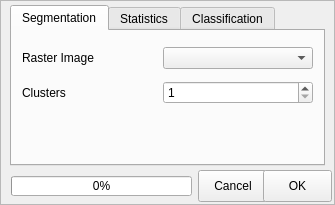
<?xml version="1.0" encoding="UTF-8"?>
<ui version="4.0">
 <class>AnalysisWidget</class>
 <widget class="QFrame" name="AnalysisWidget">
  <property name="geometry">
   <rect>
    <x>0</x>
    <y>0</y>
    <width>335</width>
    <height>205</height>
   </rect>
  </property>
  <property name="minimumSize">
   <size>
    <width>0</width>
    <height>0</height>
   </size>
  </property>
  <property name="windowTitle">
   <string>Frame</string>
  </property>
  <property name="frameShape">
   <enum>QFrame::StyledPanel</enum>
  </property>
  <property name="frameShadow">
   <enum>QFrame::Raised</enum>
  </property>
  <widget class="QTabWidget" name="tabWidget">
   <property name="geometry">
    <rect>
     <x>10</x>
     <y>5</y>
     <width>315</width>
     <height>161</height>
    </rect>
   </property>
   <property name="tabPosition">
    <enum>QTabWidget::North</enum>
   </property>
   <property name="tabShape">
    <enum>QTabWidget::Rounded</enum>
   </property>
   <property name="currentIndex">
    <number>0</number>
   </property>
   <property name="usesScrollButtons">
    <bool>true</bool>
   </property>
   <property name="documentMode">
    <bool>false</bool>
   </property>
   <property name="tabsClosable">
    <bool>false</bool>
   </property>
   <property name="movable">
    <bool>false</bool>
   </property>
   <widget class="QWidget" name="tab_segm">
    <attribute name="title">
     <string>Segmentation</string>
    </attribute>
    <widget class="QWidget" name="layoutWidget">
     <property name="geometry">
      <rect>
       <x>10</x>
       <y>10</y>
       <width>291</width>
       <height>71</height>
      </rect>
     </property>
     <layout class="QGridLayout" name="gridLayout_3" rowminimumheight="0,0" columnminimumwidth="0,150">
      <item row="0" column="0">
       <widget class="QLabel" name="label">
        <property name="text">
         <string>Raster Image</string>
        </property>
       </widget>
      </item>
      <item row="0" column="1">
       <widget class="QComboBox" name="segm_raster_ipt"/>
      </item>
      <item row="1" column="0">
       <widget class="QLabel" name="label_2">
        <property name="text">
         <string>Clusters</string>
        </property>
       </widget>
      </item>
      <item row="1" column="1">
       <widget class="QSpinBox" name="segm_clusters_ipt">
        <property name="minimum">
         <number>1</number>
        </property>
        <property name="maximum">
         <number>9999</number>
        </property>
       </widget>
      </item>
     </layout>
    </widget>
   </widget>
   <widget class="QWidget" name="tab_stats">
    <attribute name="title">
     <string>Statistics</string>
    </attribute>
    <widget class="QWidget" name="layoutWidget_5">
     <property name="geometry">
      <rect>
       <x>10</x>
       <y>10</y>
       <width>291</width>
       <height>71</height>
      </rect>
     </property>
     <layout class="QGridLayout" name="gridLayout_4" columnminimumwidth="0,150">
      <item row="1" column="1">
       <widget class="QComboBox" name="stats_segm_ipt"/>
      </item>
      <item row="0" column="0">
       <widget class="QLabel" name="input_label">
        <property name="text">
         <string>Raster Image</string>
        </property>
       </widget>
      </item>
      <item row="1" column="0">
       <widget class="QLabel" name="segm_label_2">
        <property name="text">
         <string>Segmented Image</string>
        </property>
       </widget>
      </item>
      <item row="0" column="1">
       <widget class="QComboBox" name="stats_raster_ipt"/>
      </item>
     </layout>
    </widget>
   </widget>
   <widget class="QWidget" name="tab_class">
    <attribute name="title">
     <string>Classification</string>
    </attribute>
    <widget class="QTabWidget" name="tabWidgetClf">
     <property name="geometry">
      <rect>
       <x>5</x>
       <y>0</y>
       <width>300</width>
       <height>125</height>
      </rect>
     </property>
     <property name="styleSheet">
      <string notr="true"/>
     </property>
     <property name="tabPosition">
      <enum>QTabWidget::South</enum>
     </property>
     <property name="currentIndex">
      <number>0</number>
     </property>
     <widget class="QWidget" name="tab_class_ipt">
      <attribute name="title">
       <string>Inputs</string>
      </attribute>
      <widget class="QLabel" name="roi_class_field_label">
       <property name="geometry">
        <rect>
         <x>8</x>
         <y>65</y>
         <width>94</width>
         <height>26</height>
        </rect>
       </property>
       <property name="text">
        <string>ROI Class Field</string>
       </property>
      </widget>
      <widget class="QComboBox" name="class_roi_ipt">
       <property name="geometry">
        <rect>
         <x>140</x>
         <y>35</y>
         <width>150</width>
         <height>26</height>
        </rect>
       </property>
      </widget>
      <widget class="QComboBox" name="class_roi_field">
       <property name="geometry">
        <rect>
         <x>140</x>
         <y>65</y>
         <width>150</width>
         <height>26</height>
        </rect>
       </property>
      </widget>
      <widget class="QComboBox" name="class_segm_ipt">
       <property name="geometry">
        <rect>
         <x>140</x>
         <y>5</y>
         <width>150</width>
         <height>26</height>
        </rect>
       </property>
      </widget>
      <widget class="QLabel" name="roi_label">
       <property name="geometry">
        <rect>
         <x>8</x>
         <y>35</y>
         <width>60</width>
         <height>26</height>
        </rect>
       </property>
       <property name="text">
        <string>ROI Layer</string>
       </property>
      </widget>
      <widget class="QLabel" name="segm_label">
       <property name="geometry">
        <rect>
         <x>8</x>
         <y>5</y>
         <width>113</width>
         <height>26</height>
        </rect>
       </property>
       <property name="text">
        <string>Segmented Image</string>
       </property>
      </widget>
     </widget>
     <widget class="QWidget" name="tab_class_svm">
      <attribute name="title">
       <string>SVM Settings</string>
      </attribute>
      <widget class="QGroupBox" name="groupBox">
       <property name="geometry">
        <rect>
         <x>170</x>
         <y>0</y>
         <width>111</width>
         <height>81</height>
        </rect>
       </property>
       <property name="font">
        <font>
         <pointsize>11</pointsize>
        </font>
       </property>
       <property name="title">
        <string>Kernel Settings</string>
       </property>
       <property name="flat">
        <bool>true</bool>
       </property>
       <property name="checkable">
        <bool>false</bool>
       </property>
       <widget class="QLabel" name="kgamma_label">
        <property name="geometry">
         <rect>
          <x>3</x>
          <y>20</y>
          <width>41</width>
          <height>20</height>
         </rect>
        </property>
        <property name="font">
         <font>
          <pointsize>11</pointsize>
         </font>
        </property>
        <property name="text">
         <string>Gamma</string>
        </property>
       </widget>
       <widget class="QDoubleSpinBox" name="svm_kgamma_ipt">
        <property name="geometry">
         <rect>
          <x>65</x>
          <y>20</y>
          <width>45</width>
          <height>20</height>
         </rect>
        </property>
        <property name="font">
         <font>
          <pointsize>11</pointsize>
         </font>
        </property>
        <property name="decimals">
         <number>1</number>
        </property>
        <property name="singleStep">
         <double>0.100000000000000</double>
        </property>
       </widget>
       <widget class="QSpinBox" name="svm_kdegree_ipt">
        <property name="enabled">
         <bool>false</bool>
        </property>
        <property name="geometry">
         <rect>
          <x>65</x>
          <y>40</y>
          <width>45</width>
          <height>20</height>
         </rect>
        </property>
        <property name="font">
         <font>
          <pointsize>11</pointsize>
         </font>
        </property>
        <property name="value">
         <number>1</number>
        </property>
       </widget>
       <widget class="QLabel" name="kdegree_label">
        <property name="geometry">
         <rect>
          <x>3</x>
          <y>40</y>
          <width>41</width>
          <height>20</height>
         </rect>
        </property>
        <property name="font">
         <font>
          <pointsize>11</pointsize>
         </font>
        </property>
        <property name="text">
         <string>Degree</string>
        </property>
       </widget>
       <widget class="QLabel" name="kcoeff_label">
        <property name="geometry">
         <rect>
          <x>3</x>
          <y>60</y>
          <width>65</width>
          <height>20</height>
         </rect>
        </property>
        <property name="font">
         <font>
          <pointsize>11</pointsize>
         </font>
        </property>
        <property name="text">
         <string>Coefficient</string>
        </property>
       </widget>
       <widget class="QDoubleSpinBox" name="svm_kcoeff_ipt">
        <property name="enabled">
         <bool>false</bool>
        </property>
        <property name="geometry">
         <rect>
          <x>65</x>
          <y>60</y>
          <width>45</width>
          <height>20</height>
         </rect>
        </property>
        <property name="font">
         <font>
          <pointsize>11</pointsize>
         </font>
        </property>
        <property name="decimals">
         <number>1</number>
        </property>
        <property name="singleStep">
         <double>0.100000000000000</double>
        </property>
       </widget>
      </widget>
      <widget class="QLabel" name="kernel_label">
       <property name="geometry">
        <rect>
         <x>11</x>
         <y>13</y>
         <width>41</width>
         <height>26</height>
        </rect>
       </property>
       <property name="text">
        <string>Kernel</string>
       </property>
      </widget>
      <widget class="QDoubleSpinBox" name="svm_c_ipt">
       <property name="geometry">
        <rect>
         <x>60</x>
         <y>50</y>
         <width>85</width>
         <height>24</height>
        </rect>
       </property>
       <property name="decimals">
        <number>1</number>
       </property>
       <property name="singleStep">
        <double>0.100000000000000</double>
       </property>
       <property name="value">
        <double>1.000000000000000</double>
       </property>
      </widget>
      <widget class="QLabel" name="c_label">
       <property name="geometry">
        <rect>
         <x>11</x>
         <y>50</y>
         <width>16</width>
         <height>24</height>
        </rect>
       </property>
       <property name="text">
        <string>C</string>
       </property>
      </widget>
      <widget class="QComboBox" name="svm_kernel_ipt">
       <property name="geometry">
        <rect>
         <x>60</x>
         <y>13</y>
         <width>85</width>
         <height>26</height>
        </rect>
       </property>
       <property name="currentIndex">
        <number>1</number>
       </property>
       <item>
        <property name="text">
         <string>Linear</string>
        </property>
       </item>
       <item>
        <property name="text">
         <string>RBF</string>
        </property>
       </item>
       <item>
        <property name="text">
         <string>Poly</string>
        </property>
       </item>
       <item>
        <property name="text">
         <string>Sigmoid</string>
        </property>
       </item>
      </widget>
     </widget>
    </widget>
   </widget>
  </widget>
  <widget class="QPushButton" name="cancel_btn">
   <property name="geometry">
    <rect>
     <x>198</x>
     <y>170</y>
     <width>70</width>
     <height>32</height>
    </rect>
   </property>
   <property name="text">
    <string>Cancel</string>
   </property>
   <property name="autoDefault">
    <bool>false</bool>
   </property>
   <property name="flat">
    <bool>false</bool>
   </property>
  </widget>
  <widget class="QProgressBar" name="progressBar">
   <property name="geometry">
    <rect>
     <x>11</x>
     <y>176</y>
     <width>181</width>
     <height>20</height>
    </rect>
   </property>
   <property name="value">
    <number>0</number>
   </property>
   <property name="orientation">
    <enum>Qt::Horizontal</enum>
   </property>
  </widget>
  <widget class="QPushButton" name="ok_btn">
   <property name="geometry">
    <rect>
     <x>263</x>
     <y>170</y>
     <width>69</width>
     <height>32</height>
    </rect>
   </property>
   <property name="text">
    <string>OK</string>
   </property>
   <property name="autoDefault">
    <bool>true</bool>
   </property>
   <property name="flat">
    <bool>false</bool>
   </property>
  </widget>
  <zorder>tabWidget</zorder>
  <zorder>cancel_btn</zorder>
  <zorder>ok_btn</zorder>
  <zorder>progressBar</zorder>
 </widget>
 <tabstops>
  <tabstop>tabWidget</tabstop>
 </tabstops>
 <resources/>
 <connections/>
</ui>
